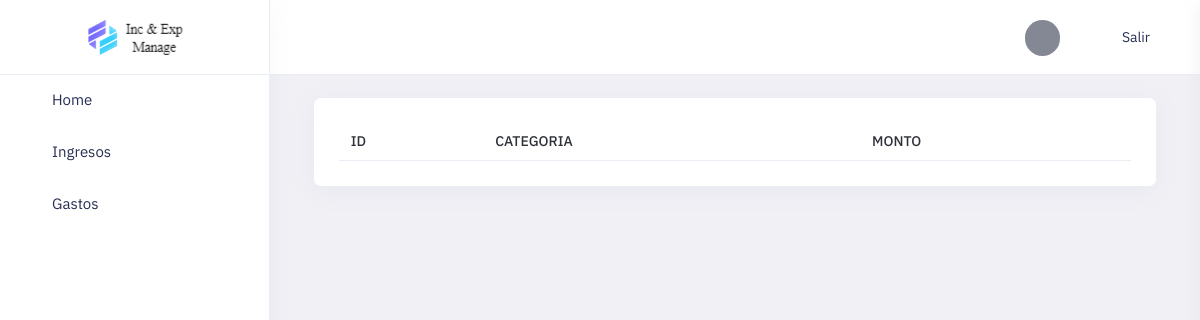
The app's page /income/list/, older data.
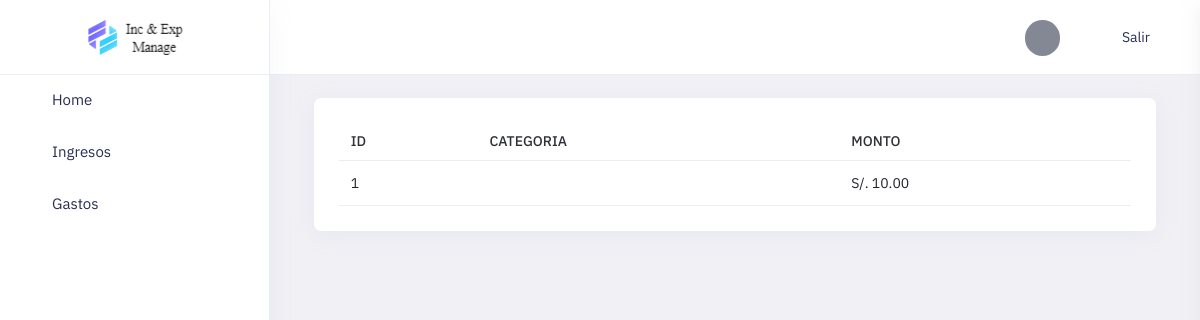
The same page, newer data.
### income/models.py (models this page shows)
class Income(models.Model):
  amount = models.DecimalField(decimal_places= 2, max_digits= 10, verbose_name= 'Monto')
  type = models.ForeignKey(Type, on_delete= models.SET_DEFAULT, default= None , verbose_name= 'Categoria')
  date = models.DateTimeField(default=datetime.now, blank=True ,verbose_name='Fecha')
  class Meta:
    verbose_name = 'Ingreso'
    verbose_name_plural = 'Ingresos'

### income/views.py (the view)
# urls.py: path('list/', views.IncomeListView.as_view(), name='list_income')
class IncomeListView(ListView):
  model = Income
  template_name = 'list_income.html'

### income/templates/list_income.html
{% extends 'index.html' %}
{% block content %}
<div class="page-header">
    <h1 class="page-title">Lista de ingresos</h1>
</div>
<div class="col-xl-6">
  <div class="card">
      <div class="card-body">
          <div class="table-responsive">
              <table class="table text-nowrap text-md-nowrap mb-0">
                  <thead>
                      <tr>
                          <th>ID</th>
                          <th>Categoria</th>
                          <th>Monto</th>
                      </tr>
                  </thead>
                  <tbody>
                    {% for income in object_list %}
                    <tr>
                        <td>{{income.id}}</td>
                        <td>{{income.category}}</td>
                        <td> S/. {{income.amount}}</td>
                    </tr>
                    {% endfor %}
                  </tbody>
              </table>
          </div>
      </div>
  </div>
</div>
{% endblock content %}

Row changes from the older to the newer data that the page shows:
added Income: id "1", amount "10.00"
